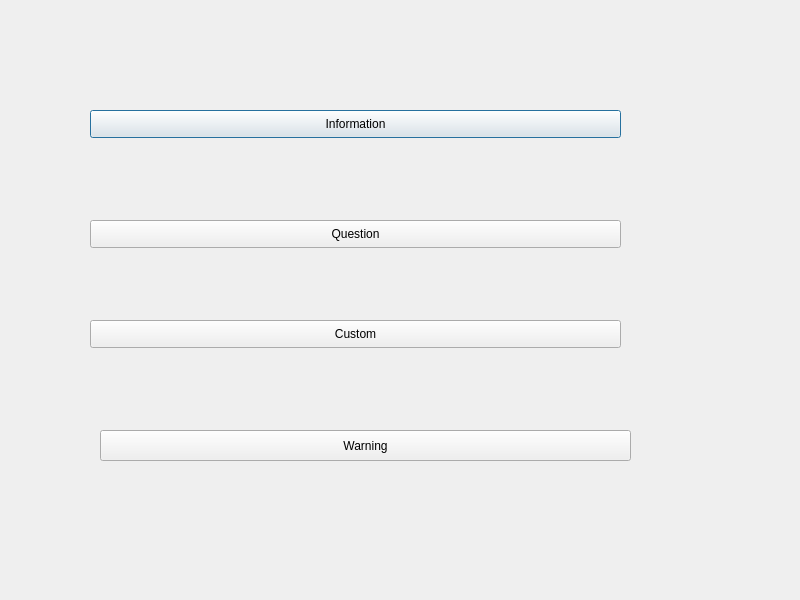
<?xml version="1.0" encoding="UTF-8"?>
<ui version="4.0">
 <class>Dialog</class>
 <widget class="QDialog" name="Dialog">
  <property name="geometry">
   <rect>
    <x>0</x>
    <y>0</y>
    <width>800</width>
    <height>600</height>
   </rect>
  </property>
  <property name="windowTitle">
   <string>Dialog</string>
  </property>
  <widget class="QPushButton" name="pushButton">
   <property name="geometry">
    <rect>
     <x>90</x>
     <y>110</y>
     <width>531</width>
     <height>28</height>
    </rect>
   </property>
   <property name="text">
    <string>Information</string>
   </property>
  </widget>
  <widget class="QPushButton" name="pushButton_2">
   <property name="geometry">
    <rect>
     <x>90</x>
     <y>220</y>
     <width>531</width>
     <height>28</height>
    </rect>
   </property>
   <property name="text">
    <string>Question</string>
   </property>
  </widget>
  <widget class="QPushButton" name="pushButton_3">
   <property name="geometry">
    <rect>
     <x>90</x>
     <y>320</y>
     <width>531</width>
     <height>28</height>
    </rect>
   </property>
   <property name="text">
    <string>Custom</string>
   </property>
  </widget>
  <widget class="QPushButton" name="pushButton_4">
   <property name="geometry">
    <rect>
     <x>100</x>
     <y>430</y>
     <width>531</width>
     <height>31</height>
    </rect>
   </property>
   <property name="text">
    <string>Warning</string>
   </property>
  </widget>
 </widget>
 <resources/>
 <connections/>
</ui>
